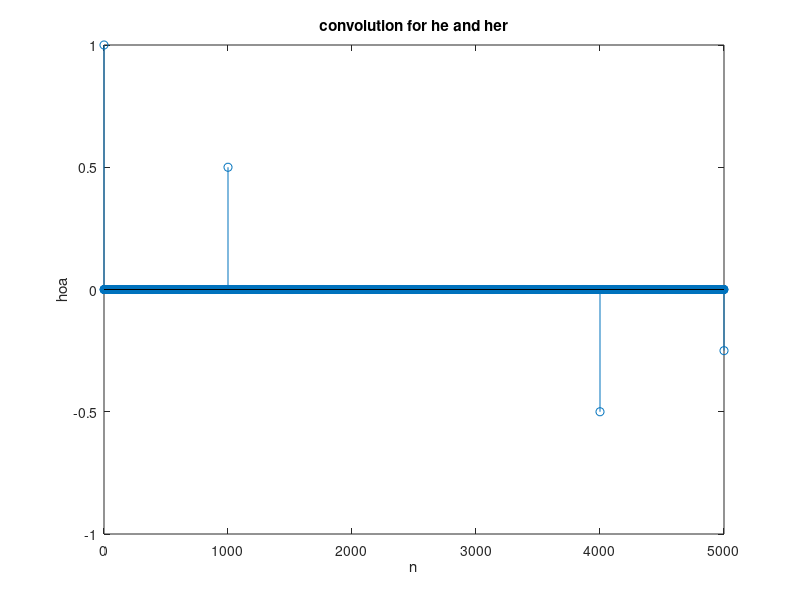

Write the MATLAB code that produced this figure.
n = 0:1000;
x = [1 zeros(1, 1000)];
a1 = 1;
b1 = [1 zeros(1, 999) 0.5];
he = filter(b1, a1, x);

n2 = 0:4000;
d = [1 zeros(1, 4000)];
a2 = [1 zeros(1, 3999) 0.5];
b2 = 1;

her = filter(b2, a2, d);

hoa = conv(he, her);
nhoa = 0:5000;

stem(nhoa, hoa);
xlabel('n');
ylabel('hoa');
title('convolution for he and her');
